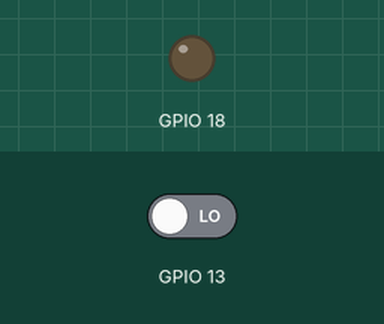
Bench run of a program on a simulated Raspberry Pi (BCM pin numbers). On the bench: output pins drawn as LEDs (lit = HIGH). The test bench sets the inputs (shaded band); at power-on: GPIO 13 LOW.

Above: at 1.2 s.
1.3 s: GPIO 13 driven HIGH
At 2.4 s:
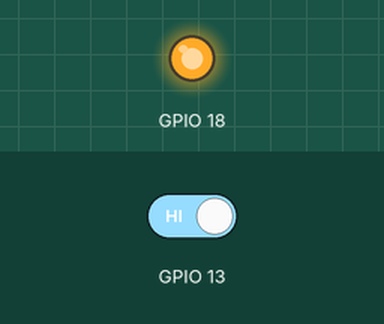
2.8 s: GPIO 13 driven LOW
At 3.5 s:
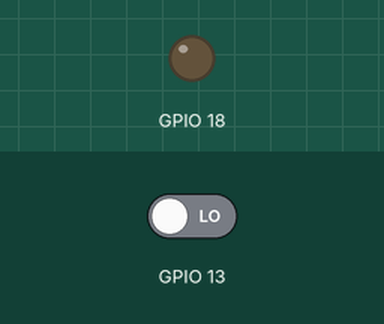
Timing chart, 0 to 5.8 s (numbered marks = the images above; inputs shaded):
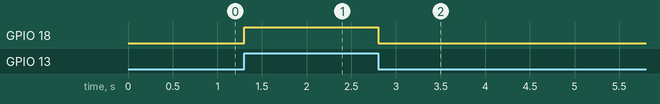

Measured:
- after the input at 1.3 s, GPIO 18: LOW → HIGH at once
- after the input at 2.8 s, GPIO 18: HIGH → LOW at once

The program:

button_led.py
```python
import RPi.GPIO as GPIO
import time

# Set up GPIO
GPIO.setmode(GPIO.BCM) # Use Broadcom pin numbering
# Set up component pins
GPIO.setup(18, GPIO.OUT) # Set GPIO18 as output pin for LED
GPIO.setup(13, GPIO.IN) # Set up GPIO13 as input pin for button

# Ensure the LED is off before starting
GPIO.output(18, GPIO.LOW)

try:
    while True:
        if(GPIO.input(13)):
            GPIO.output(18, GPIO.HIGH)
        else:
            GPIO.output(18, GPIO.LOW)
except KeyboardInterrupt:
    pass

# Clean up GPIO settings before exiting
GPIO.cleanup()
```
